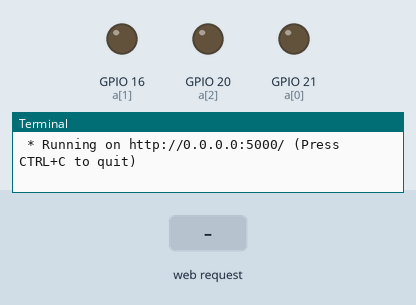
Recording of a program running on a simulated Raspberry Pi (BCM pin numbers). On the bench: output pins drawn as LEDs (lit = HIGH), the last lines printed to the terminal. Inputs (shaded band) come from the test bench. The clock reads 2024-03-15 10:24:30 at power-on unless the program sets it.

Above: at 1.2 s.
1.3 s: HTTP request for / received
At 2.2 s:
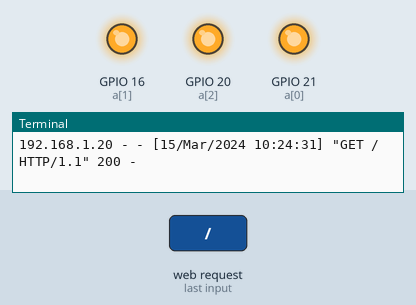
2.8 s: HTTP request for /down received
At 3.4 s:
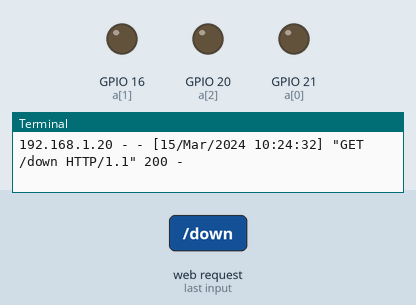
Timing chart, 0 to 5.8 s (numbered marks = the images above; inputs shaded):
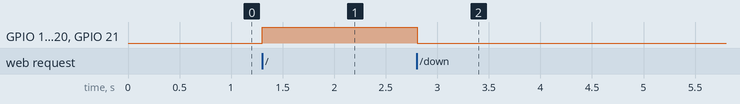

Measured:
- after the input at 1.3 s, GPIO 16 (a[1]), GPIO 20 (a[2]), GPIO 21 (a[0]): LOW → HIGH at once
- after the input at 2.8 s, GPIO 16 (a[1]), GPIO 20 (a[2]), GPIO 21 (a[0]): HIGH → LOW at once

The program:

flaskled.py
```python
import RPi.GPIO as GPIO
import time
from flask import Flask, session, redirect, url_for, escape, request
app = Flask(__name__)


GPIO.setmode(GPIO.BCM)
GPIO.setwarnings(False)
a = [21,16,20]

@app.route('/')
def index():
    GPIO.setup(a,GPIO.OUT)
    try:
        while True:
            #for dc in range(0, 101, 5):
                GPIO.output(a,GPIO.HIGH)
                return "led up"
            #for dc in range(100, -1, -5):
    #        GPIO.output(a,GPIO.LOW)
    except KeyboardInterrupt:
            pass
            return "no ok"

@app.route('/down')
def down():
        GPIO.output(a, GPIO.LOW)
        return "led down"

app.run(host='0.0.0.0')
```
